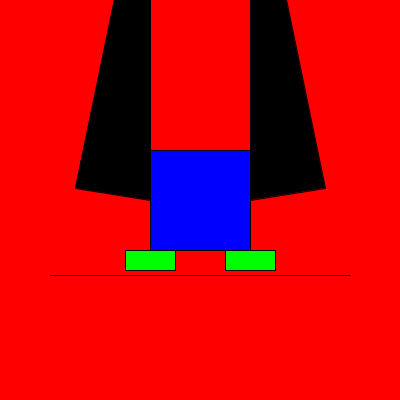
Frame 1 (no input)
Frame 60 (the mouse pressed at the canvas centre just before this capture): identical to frame 1, image omitted
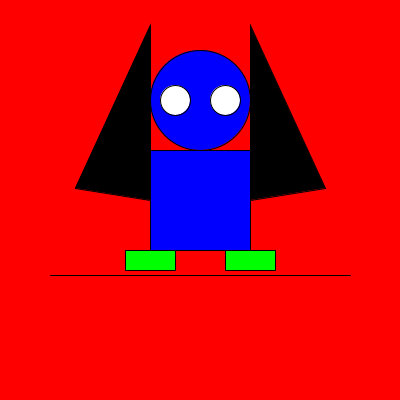
Frame 120 (the mouse held since frame 60 and released just before this capture)

The Processing sketch that drew these frames (run headless with seeded random() and noise(); from frame 60 on, the mouse is pressed at the canvas centre):

// Processing sketch: processing_132687
// ── processing_132687.pde

//Luis Martinez 10 January 2014

void setup() 
{
  size(400, 400); //This is the size of the window...
}
void draw() 
{
  background( 255, 0, 0);
 
  fill(0, 0, 255);
  ellipse (200, mouseY-100, 100, 100); //This is the head....
  rect(150, 150, 100, 100); //This is the body...
  
  fill(255, 255, 255);
  ellipse(175, mouseY-100, 30, 30); //These are the eyes...
  ellipse(225, mouseY-100, 30, 30);
  
  fill(0);
  triangle(250, mouseY-175, 250, 200, 325, 188); //These are the arms...
  triangle(150, mouseY-175, 150, 200, 75, 188);
  
  fill(0, 255, 0);
  rect(225, 250, 50, 20); //These are the legs...
  rect(125, 250, 50, 20); 
  line(50, 275, 350, 275); //This is the base line...
}
void mousePressed(){
  println("Take me to your leader!");
}
